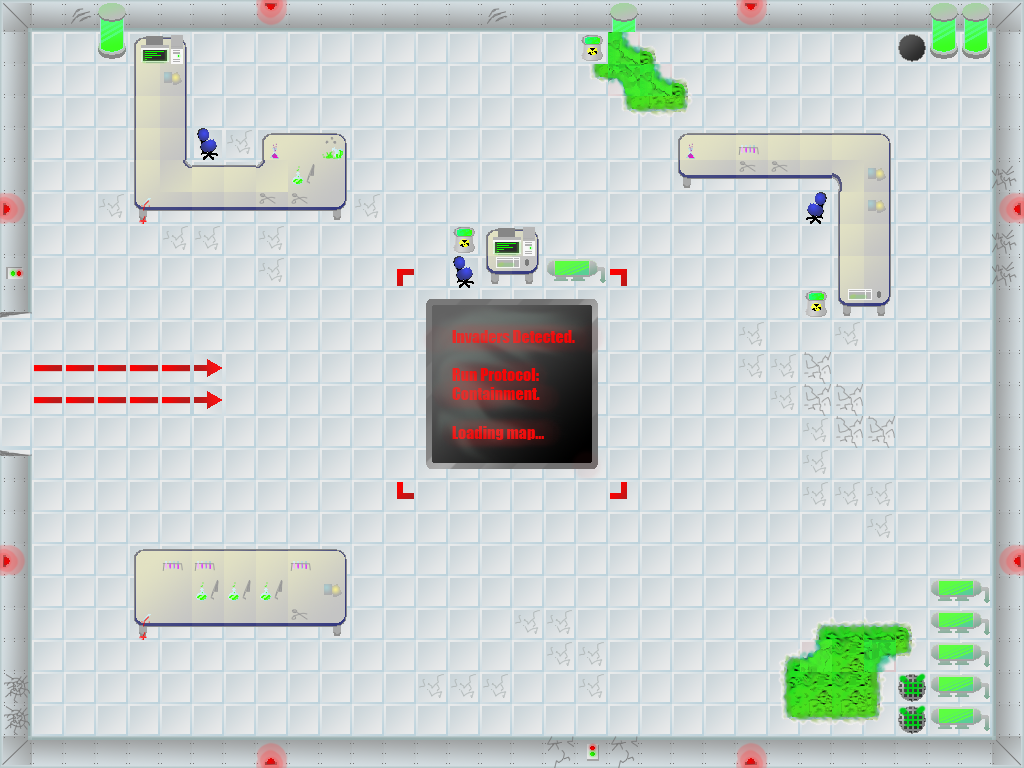

A 2D game scene composited from a Tiled map and its tileset images. What follows is a short description and the map's XML, with each tile layer's data collapsed to a summary:
An orthogonal 32x24 tile map with 32x32 px tiles, 1 tile layer (Tile Layer 1).

<map version="1.0" orientation="orthogonal" width="32" height="24" tilewidth="32" tileheight="32">
 <tileset firstgid="1" name="tilesheet" tilewidth="32" tileheight="32">
  <image source="../Art/Tiles/tilesheet.png" />
  <tile id="0">
   <properties>
    <property name="impassable" value="1" />
    <property name="impassable" value="1" />
   </properties>
  </tile>
  <tile id="1">
   <properties>
    <property name="impassable" value="1" />
    <property name="impassable" value="1" />
   </properties>
  </tile>
  <tile id="2">
   <properties>
    <property name="impassable" value="1" />
    <property name="impassable" value="1" />
   </properties>
  </tile>
  <tile id="3">
   <properties>
    <property name="impassable" value="1" />
    <property name="impassable" value="1" />
   </properties>
  </tile>
  <tile id="4">
   <properties>
    <property name="impassable" value="1" />
    <property name="impassable" value="1" />
   </properties>
  </tile>
  <tile id="5">
   <properties>
    <property name="impassable" value="1" />
    <property name="impassable" value="1" />
   </properties>
  </tile>
  <tile id="6">
   <properties>
    <property name="impassable" value="1" />
    <property name="impassable" value="1" />
   </properties>
  </tile>
  <tile id="7">
   <properties>
    <property name="impassable" value="1" />
    <property name="impassable" value="1" />
   </properties>
  </tile>
  <tile id="8">
   <properties>
    <property name="impassable" value="1" />
    <property name="impassable" value="1" />
   </properties>
  </tile>
  <tile id="9">
   <properties>
    <property name="impassable" value="1" />
    <property name="impassable" value="1" />
   </properties>
  </tile>
  <tile id="10">
   <properties>
    <property name="impassable" value="1" />
    <property name="impassable" value="1" />
   </properties>
  </tile>
  <tile id="11">
   <properties>
    <property name="impassable" value="1" />
    <property name="impassable" value="1" />
   </properties>
  </tile>
  <tile id="12">
   <properties>
    <property name="impassable" value="1" />
    <property name="impassable" value="1" />
   </properties>
  </tile>
  <tile id="13">
   <properties>
    <property name="impassable" value="1" />
    <property name="impassable" value="1" />
   </properties>
  </tile>
  <tile id="14">
   <properties>
    <property name="impassable" value="1" />
    <property name="impassable" value="1" />
   </properties>
  </tile>
  <tile id="15">
   <properties>
    <property name="impassable" value="1" />
    <property name="impassable" value="1" />
   </properties>
  </tile>
  <tile id="16">
   <properties>
    <property name="impassable" value="1" />
    <property name="impassable" value="1" />
   </properties>
  </tile>
  <tile id="17">
   <properties>
    <property name="impassable" value="1" />
    <property name="impassable" value="1" />
   </properties>
  </tile>
  <tile id="18">
   <properties>
    <property name="impassable" value="1" />
    <property name="impassable" value="1" />
   </properties>
  </tile>
  <tile id="19">
   <properties>
    <property name="impassable" value="1" />
    <property name="impassable" value="1" />
   </properties>
  </tile>
  <tile id="20">
   <properties>
    <property name="impassable" value="1" />
    <property name="impassable" value="1" />
   </properties>
  </tile>
  <tile id="21">
   <properties>
    <property name="impassable" value="1" />
    <property name="impassable" value="1" />
   </properties>
  </tile>
  <tile id="22">
   <properties>
    <property name="impassable" value="1" />
    <property name="impassable" value="1" />
   </properties>
  </tile>
  <tile id="23">
   <properties>
    <property name="impassable" value="1" />
    <property name="impassable" value="1" />
   </properties>
  </tile>
  <tile id="24">
   <properties>
    <property name="impassable" value="1" />
    <property name="impassable" value="1" />
   </properties>
  </tile>
  <tile id="25">
   <properties>
    <property name="impassable" value="1" />
    <property name="impassable" value="1" />
   </properties>
  </tile>
  <tile id="26">
   <properties>
    <property name="impassable" value="1" />
    <property name="impassable" value="1" />
   </properties>
  </tile>
  <tile id="27">
   <properties>
    <property name="impassable" value="1" />
    <property name="impassable" value="1" />
   </properties>
  </tile>
  <tile id="30">
   <properties>
    <property name="impassable" value="1" />
    <property name="impassable" value="1" />
   </properties>
  </tile>
  <tile id="31">
   <properties>
    <property name="impassable" value="1" />
    <property name="impassable" value="1" />
   </properties>
  </tile>
  <tile id="32">
   <properties>
    <property name="impassable" value="1" />
    <property name="impassable" value="1" />
   </properties>
  </tile>
  <tile id="33">
   <properties>
    <property name="impassable" value="1" />
    <property name="impassable" value="1" />
   </properties>
  </tile>
  <tile id="34">
   <properties>
    <property name="impassable" value="1" />
    <property name="impassable" value="1" />
   </properties>
  </tile>
  <tile id="35">
   <properties>
    <property name="impassable" value="1" />
    <property name="impassable" value="1" />
   </properties>
  </tile>
  <tile id="36">
   <properties>
    <property name="impassable" value="1" />
    <property name="impassable" value="1" />
   </properties>
  </tile>
  <tile id="37">
   <properties>
    <property name="impassable" value="1" />
    <property name="impassable" value="1" />
   </properties>
  </tile>
  <tile id="38">
   <properties>
    <property name="impassable" value="1" />
    <property name="impassable" value="1" />
   </properties>
  </tile>
  <tile id="41">
   <properties>
    <property name="damaging" value="1" />
    <property name="damaging" value="1" />
   </properties>
  </tile>
  <tile id="42">
   <properties>
    <property name="damaging" value="1" />
    <property name="damaging" value="1" />
   </properties>
  </tile>
  <tile id="43">
   <properties>
    <property name="damaging" value="1" />
    <property name="damaging" value="1" />
   </properties>
  </tile>
  <tile id="49">
   <properties>
    <property name="impassable" value="1" />
    <property name="impassable" value="1" />
   </properties>
  </tile>
  <tile id="52">
   <properties>
    <property name="damaging" value="1" />
    <property name="damaging" value="1" />
   </properties>
  </tile>
  <tile id="53">
   <properties>
    <property name="damaging" value="1" />
    <property name="damaging" value="1" />
   </properties>
  </tile>
  <tile id="54">
   <properties>
    <property name="damaging" value="1" />
    <property name="damaging" value="1" />
   </properties>
  </tile>
  <tile id="63">
   <properties>
    <property name="damaging" value="1" />
    <property name="damaging" value="1" />
   </properties>
  </tile>
  <tile id="64">
   <properties>
    <property name="damaging" value="1" />
    <property name="damaging" value="1" />
   </properties>
  </tile>
  <tile id="65">
   <properties>
    <property name="damaging" value="1" />
    <property name="damaging" value="1" />
   </properties>
  </tile>
  <tile id="67">
   <properties>
    <property name="impassable" value="1" />
    <property name="impassable" value="1" />
   </properties>
  </tile>
  <tile id="74">
   <properties>
    <property name="damaging" value="" />
    <property name="damaging" value="" />
   </properties>
  </tile>
  <tile id="75">
   <properties>
    <property name="damaging" value="" />
    <property name="damaging" value="" />
   </properties>
  </tile>
  <tile id="76">
   <properties>
    <property name="damaging" value="" />
    <property name="damaging" value="" />
   </properties>
  </tile>
  <tile id="77">
   <properties>
    <property name="damaging" value="1" />
    <property name="damaging" value="1" />
   </properties>
  </tile>
  <tile id="78">
   <properties>
    <property name="damaging" value="1" />
    <property name="damaging" value="1" />
   </properties>
  </tile>
  <tile id="79">
   <properties>
    <property name="damaging" value="1" />
    <property name="damaging" value="1" />
   </properties>
  </tile>
  <tile id="80">
   <properties>
    <property name="damaging" value="1" />
    <property name="damaging" value="1" />
   </properties>
  </tile>
  <tile id="81">
   <properties>
    <property name="impassable" value="1" />
    <property name="impassable" value="1" />
   </properties>
  </tile>
  <tile id="83">
   <properties>
    <property name="impassable" value="1" />
    <property name="impassable" value="1" />
   </properties>
  </tile>
  <tile id="84">
   <properties>
    <property name="impassable" value="1" />
    <property name="impassable" value="1" />
   </properties>
  </tile>
  <tile id="85">
   <properties>
    <property name="damaging" value="1" />
    <property name="damaging" value="1" />
   </properties>
  </tile>
  <tile id="86">
   <properties>
    <property name="damaging" value="1" />
    <property name="damaging" value="1" />
   </properties>
  </tile>
  <tile id="87">
   <properties>
    <property name="damaging" value="1" />
    <property name="damaging" value="1" />
   </properties>
  </tile>
  <tile id="88">
   <properties>
    <property name="damaging" value="1" />
    <property name="damaging" value="1" />
   </properties>
  </tile>
  <tile id="89">
   <properties>
    <property name="damaging" value="1" />
    <property name="damaging" value="1" />
   </properties>
  </tile>
  <tile id="90">
   <properties>
    <property name="damaging" value="1" />
    <property name="damaging" value="1" />
   </properties>
  </tile>
  <tile id="91">
   <properties>
    <property name="damaging" value="1" />
    <property name="damaging" value="1" />
   </properties>
  </tile>
  <tile id="92">
   <properties>
    <property name="impassable" value="1" />
    <property name="impassable" value="1" />
   </properties>
  </tile>
  <tile id="93">
   <properties>
    <property name="impassable" value="1" />
    <property name="impassable" value="1" />
   </properties>
  </tile>
  <tile id="94">
   <properties>
    <property name="impassable" value="1" />
    <property name="impassable" value="1" />
   </properties>
  </tile>
  <tile id="95">
   <properties>
    <property name="impassable" value="1" />
    <property name="impassable" value="1" />
   </properties>
  </tile>
  <tile id="96">
   <properties>
    <property name="damaging" value="1" />
    <property name="damaging" value="1" />
   </properties>
  </tile>
  <tile id="97">
   <properties>
    <property name="damaging" value="1" />
    <property name="damaging" value="1" />
   </properties>
  </tile>
  <tile id="98">
   <properties>
    <property name="damaging" value="1" />
    <property name="damaging" value="1" />
   </properties>
  </tile>
  <tile id="99">
   <properties>
    <property name="impassable" value="1" />
    <property name="impassable" value="1" />
   </properties>
  </tile>
  <tile id="100">
   <properties>
    <property name="impassable" value="1" />
    <property name="impassable" value="1" />
   </properties>
  </tile>
  <tile id="104">
   <properties>
    <property name="impassable" value="1" />
    <property name="impassable" value="1" />
   </properties>
  </tile>
  <tile id="105">
   <properties>
    <property name="impassable" value="1" />
    <property name="impassable" value="1" />
   </properties>
  </tile>
  <tile id="106">
   <properties>
    <property name="impassable" value="1" />
    <property name="impassable" value="1" />
   </properties>
  </tile>
  <tile id="110">
   <properties>
    <property name="impassable" value="1" />
    <property name="impassable" value="1" />
   </properties>
  </tile>
  <tile id="111">
   <properties>
    <property name="impassable" value="1" />
    <property name="impassable" value="1" />
   </properties>
  </tile>
  <tile id="113">
   <properties>
    <property name="impassable" value="1" />
    <property name="impassable" value="1" />
   </properties>
  </tile>
  <tile id="114">
   <properties>
    <property name="impassable" value="1" />
    <property name="impassable" value="1" />
   </properties>
  </tile>
  <tile id="115">
   <properties>
    <property name="impassable" value="1" />
    <property name="impassable" value="1" />
   </properties>
  </tile>
  <tile id="116">
   <properties>
    <property name="impassable" value="1" />
    <property name="impassable" value="1" />
   </properties>
  </tile>
  <tile id="117">
   <properties>
    <property name="impassable" value="1" />
    <property name="impassable" value="1" />
   </properties>
  </tile>
  <tile id="121">
   <properties>
    <property name="impassable" value="1" />
    <property name="impassable" value="1" />
   </properties>
  </tile>
  <tile id="124">
   <properties>
    <property name="impassable" value="1" />
    <property name="impassable" value="1" />
   </properties>
  </tile>
  <tile id="125">
   <properties>
    <property name="impassable" value="1" />
    <property name="impassable" value="1" />
   </properties>
  </tile>
  <tile id="126">
   <properties>
    <property name="impassable" value="1" />
    <property name="impassable" value="1" />
   </properties>
  </tile>
  <tile id="127">
   <properties>
    <property name="impassable" value="1" />
    <property name="impassable" value="1" />
   </properties>
  </tile>
  <tile id="128">
   <properties>
    <property name="impassable" value="1" />
    <property name="impassable" value="1" />
   </properties>
  </tile>
 </tileset>
 <layer name="Tile Layer 1" width="32" height="24">
  <data>[768 cells, 768 non-empty, 112 distinct tile ids]</data>
 </layer>
</map>
